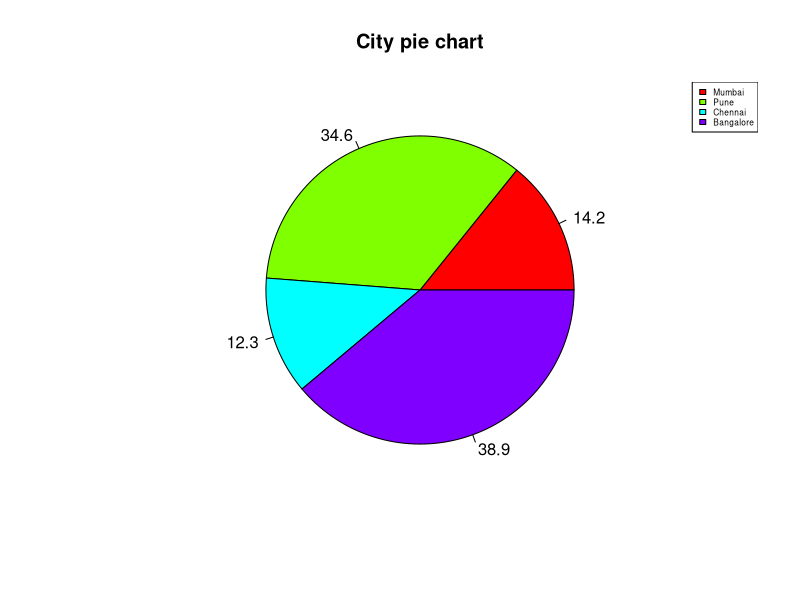

Write R code to recreate this figure.
geeks <- c(23, 56, 20, 63)
labels <- c("Mumbai", "Pune", "Chennai", "Bangalore")
piepercent<- round(100 * geeks / sum(geeks), 1)
pie(geeks, labels = piepercent, 
    main = "City pie chart", col = rainbow(length(geeks))) 
legend("topright", c("Mumbai", "Pune", "Chennai", "Bangalore"), 
       cex = 0.5, fill = rainbow(length(geeks)))